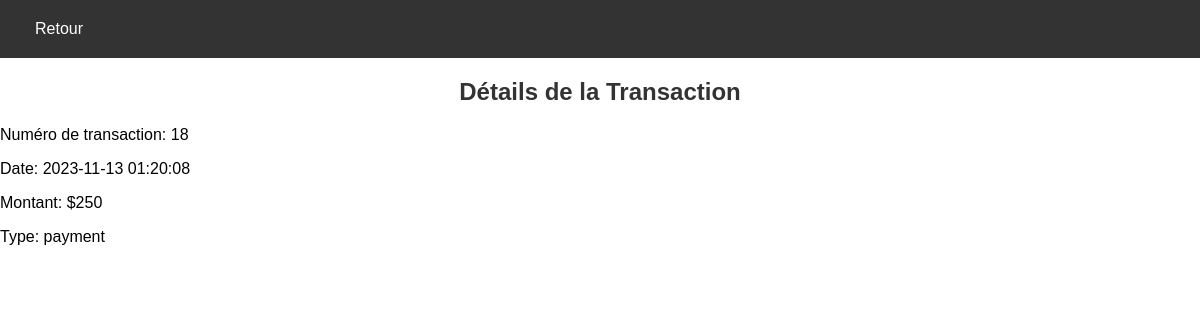
The page /details.php?id=18 on the database its author committed.
### tables this page shows
CREATE TABLE IF NOT EXISTS `transactions` (
  `id` int NOT NULL AUTO_INCREMENT,
  `user_id` int DEFAULT NULL,
  `label` varchar(255) DEFAULT NULL,
  `amount` int DEFAULT NULL,
  `created_at` timestamp NULL DEFAULT CURRENT_TIMESTAMP,
  `updated_at` timestamp NULL DEFAULT CURRENT_TIMESTAMP ON UPDATE CURRENT_TIMESTAMP,
  PRIMARY KEY (`id`)
);

### details.php (the view, shortened to what this page needs)
<?php
$servername = "localhost";
$username = "root";
$password = "";
$dbname = "bank";
$conn = new mysqli($servername, $username, $password, $dbname);
$transaction_id = $_GET['id'];
$sql_select = "SELECT * FROM transactions WHERE id = ?";
$stmt_select = $conn->prepare($sql_select);
$stmt_select->bind_param("i", $transaction_id);
$stmt_select->execute();
$result_select = $stmt_select->get_result();
?>
<!DOCTYPE html>
<html lang="en">
<head>
    <link rel="stylesheet" href="CSS/style.css">
</head>
<body>
    <nav class="navbar">
        <div class="left">
            <a href="transactions.php" class="back-button">Retour</a>
        </div>
    </nav>
    <?php
if ($result_select->num_rows > 0) {
  $row = $result_select->fetch_assoc();
  echo "<h2>Détails de la Transaction</h2>";
  echo "<p>Numéro de transaction: " . $row["id"] . "</p>";
  echo "<p>Date: " . $row["created_at"] . "</p>";
  echo "<p>Montant: $" . $row["amount"] . "</p>";
  echo "<p>Type: " . $row["label"] . "</p>";
} else {
  echo "<p>Transaction non trouvée.</p>";
} ?>
</body>
</html>

### CSS/style.css (style rules this page uses)
body { margin: 0; font-family: Arial, sans-serif; }
.navbar { background-color: #333; overflow: hidden; color: white; display: flex; justify-content: space-between; padding: 10px 20px; }
.left { float: left; }
h2 { text-align: center; }
.left, .right { display: flex; align-items: center; }
h2 { color: #333; }
.back-button { text-decoration: none; color: white; padding: 10px 15px; }
p { margin-bottom: 10px; }

### rows shown on the page
transactions: id "18", created_at "2023-11-13 01:20:08", amount "250", label "payment"
